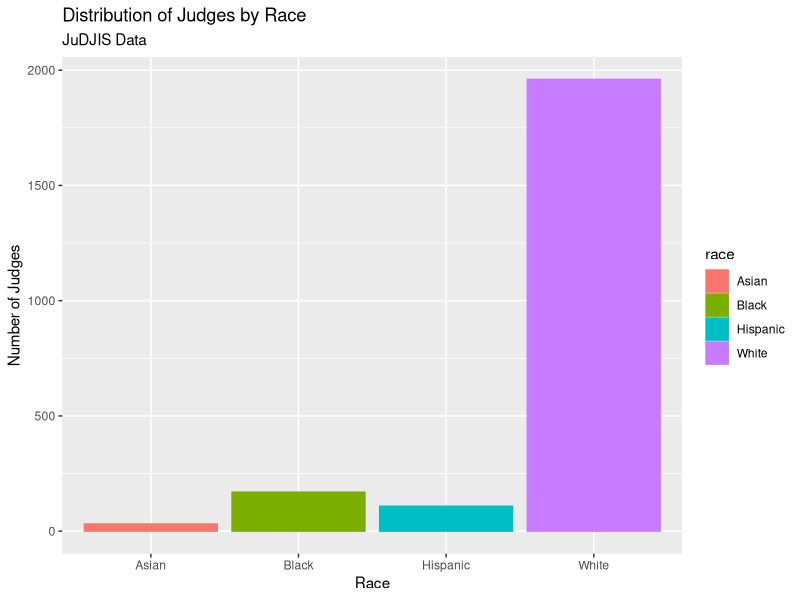

This figure's R source:
## ---- chunk 1
library(readr)
judges <- read_csv("data/agjudgeyear_full.csv")
## ---- chunk 2
head(judges)
## ---- chunk 3
judges
## ---- chunk 4
library(ggplot2)
library(tidyverse)

judges <- judges |>
  mutate(
    race = case_when(
      asian == 1 ~ "Asian",
      black == 1 ~ "Black", 
      hispanic == 1 ~ "Hispanic", 
      white == 1 ~ "White"
      
    )
  )

ggplot(judges, mapping = aes(x = race, fill = race, color = race)) +
  geom_bar() +
  labs(x = "Race", y = "Number of Judges", title = "Distribution of Judges by Race", subtitle = "JuDJIS Data")
